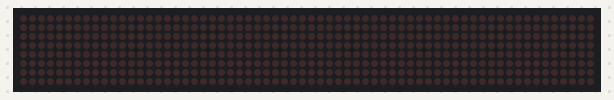
A program run on a simulated Raspberry Pi Pico running MicroPython. Shown: 64×8 LED matrix.

Above: at 0.1 s.
At 1.93 s:
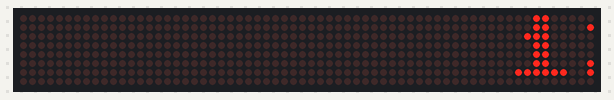
At 3.8 s:
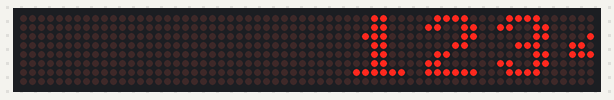
At 7.55 s:
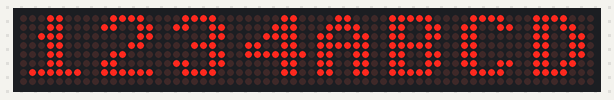
At 11.3 s:
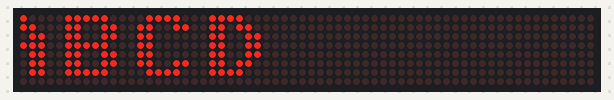
At 15.06 s:
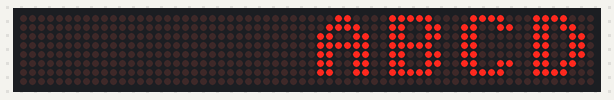

The program:

Matrix8x8Rect_demo.py
```python
"""
Created by Kshitij Goel

Demo code to use Rasperry Pi Pico to display information
on 8x8x16 display using MAX7219 module with daisy chain
configuration

"""
from machine import Pin, SPI
import utime
import framebuf
from Matrix8x8Rect import Matrix8x8Rect

HNUM = 8	# HNUM = No of 8x8 matrix block present horizontally
VNUM = 1	# VNUM = No of 8x8 matrix block present vertically

pMOSI = machine.Pin(3)
pCLK = machine.Pin(2)
pCS = machine.Pin(5,Pin.OUT)

display = Matrix8x8Rect(SPI(0,sck=pCLK,mosi=pMOSI), pCS, HNUM, VNUM)
display.brightness(2)

mess01 = "1234ABCD"
max_h_scroll = (len(mess01)) * 8
max_v_scroll = display.MH * VNUM + 1

while True:
    # Horizontal Scrolling for text
    for x in range(HNUM*display.MW, -max_h_scroll, -1):
        display.fill(0)
        display.text(mess01,x + 8,display.MH * 0,1)
        display.show()
        utime.sleep(0.1)

    # Vertical Scrolling for text
    for y in range(VNUM*display.MH, -max_v_scroll, -1):
        display.fill(0)
        display.text("1234",0,display.MH*0 + y,1)
        display.text("ABCD",display.MW*4,display.MH*1 +y,1)
        display.show()
        utime.sleep(0.1)
```

Matrix8x8Rect.py
```python
"""
Created by Kshitij Goel

I have used some base code from
https://github.com/mcauser/micropython-max7219/blob/master/max7219.py

This is MicroPython max7219 cascadable 8x8 LED matrix driver
"""

from micropython import const
import framebuf

_NOOP = const(0)
_DIGIT0 = const(1)
_DECODEMODE = const(9)
_INTENSITY = const(10)
_SCANLIMIT = const(11)
_SHUTDOWN = const(12)
_DISPLAYTEST = const(15)

# -Subclassing FrameBuffer provides support for graphics primitives
# -Class to support daisy chain of 8x8 matrix connected on MAX7219

class Matrix8x8Rect(framebuf.FrameBuffer):
    # -hnum represents number of 8x8 matrix block present horizontally
    # -vnum represents number of 8x8 matrix block present vertically (you can think them as pages)
    # Assuming all 8x8 pixel blocks are connected in a single daisey chain

    def __init__(self, spi, cs, hnum = 1,vnum = 1):

        self.spi = spi
        self.cs = cs
        self.cs.init(cs.OUT, True)
        self.hnum = hnum
        self.vnum = vnum
        self.num = hnum * vnum			# Total number of MAX7219 Modules
        self.MH = 8						# matrix height
        self.MW = 8						# matrix Width
        self.buffer = bytearray(self.MH * self.num)

        super().__init__(self.buffer, self.MW * hnum, self.MH * vnum, framebuf.MONO_HLSB)
        self.init()

    # this _write method replays a sigle command number of times MAX7219 chip is present
    def _write(self, command, data):
        self.cs(0)
        for m in range(self.num):
            self.spi.write(bytearray([command, data]))
        self.cs(1)

    # It initialise the MAX7219 for several commands in this list
    # I have no idea from where these came
    def init(self):
        for command, data in (
            (_SHUTDOWN, 0),
            (_DISPLAYTEST, 0),
            (_SCANLIMIT, 7),
            (_DECODEMODE, 0),
            (_SHUTDOWN, 1),
        ):
            self._write(command, data)

    # it adjust the brightess of all modules in cascade
    def brightness(self, value):
        if not 0 <= value <= 15:
            raise ValueError("Brightness out of range")
        self._write(_INTENSITY, value)

    # -This method paints the pixels from the buffer attributte on the SPI device
    # -I have modified the show method for the daisy chain of 8x8x4 blocks for dot matrix on MAX7219
    def show(self):
        # loop for each line in matrix height
        for y in range(self.MH):
            self.cs(0)

            # -loop for each vertical block (or pages)
            for v in range(self.vnum):

                # loop for each horizontal block
                for h in range(self.hnum):
                    p = (v * self.hnum * self.MH) + h + (y * self.hnum)
                    # this line is the heart of MAX7219 driver
                    # we are writing two bytes
                    # first one tells the location
                    # second one tells the pixel map in a single byte form
                    # I think each pixel map is cascaded down to the far left chip
                    self.spi.write(bytearray([_DIGIT0 + y, self.buffer[p]]))
            self.cs(1)
```

Measured:
- by itself, everything shown: repeats every 15.1 s, in 136 steps
